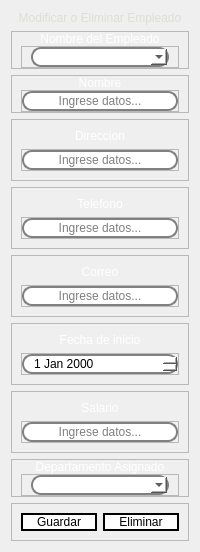
           <widget class="QWidget" name="modificar_eliminar">
            <property name="styleSheet">
             <string notr="true">QLineEdit {
	color: black;
    border: 2px solid gray;
    border-radius: 10px;
    padding: 0 8px;
    background: white;
	placeholder-text-color: #767e89;
}

QComboBox {
	color: black;
    border: 2px solid gray;
    border-radius: 10px;
    padding: 0 8px;
    background: white;
	placeholder-text-color: #767e89;
}

QDateEdit {
	color: black;
    border: 2px solid gray;
    border-radius: 10px;
    padding: 0 8px;
    background: white;
	placeholder-text-color: #767e89;
}

QPushButton{
    border: 2px solid black;
    border-radius: 10px;
    padding: 0 8px;
    background: white;
font: 400 12pt &quot;Lexend&quot;;
}

QLabel{
color: white;
font: 600 12pt &quot;Lexend&quot;
}

QPushButton:hover{
background-color: qlineargradient(spread:pad, x1:0, y1:0, x2:1, y2:0, stop:0 rgba(44, 32, 22, 255), stop:1 rgba(181, 175, 169, 255));

}

QPushButton:pressed {
    background-color: rgb(117, 93, 72); /* El color que quieras al hacer clic */
    border: 2px solid rgb(44, 32, 22);   /* Opcional: cambiar el borde también */
}</string>
            </property>
            <layout class="QVBoxLayout" name="verticalLayout_10" stretch="0,1,1,1,1,1,1,1,1,0">
             <item>
              <widget class="QLabel" name="Titulo">
               <property name="sizePolicy">
                <sizepolicy hsizetype="Preferred" vsizetype="Expanding">
                 <horstretch>0</horstretch>
                 <verstretch>0</verstretch>
                </sizepolicy>
               </property>
               <property name="styleSheet">
                <string notr="true">QLabel{
	color: qlineargradient(spread:pad, x1:0, y1:0, x2:1, y2:0, stop:0 rgba(181, 175, 169, 255), stop:1 rgba(222, 222, 213, 255));
	
	font: 900 20pt &quot;Lexend&quot;;	
}</string>
               </property>
               <property name="text">
                <string>Modificar o Eliminar Empleado</string>
               </property>
               <property name="alignment">
                <set>Qt::AlignCenter</set>
               </property>
              </widget>
             </item>
             <item>
              <widget class="QFrame" name="FrameBuscar">
               <property name="sizePolicy">
                <sizepolicy hsizetype="Preferred" vsizetype="Expanding">
                 <horstretch>0</horstretch>
                 <verstretch>0</verstretch>
                </sizepolicy>
               </property>
               <property name="mouseTracking">
                <bool>false</bool>
               </property>
               <property name="autoFillBackground">
                <bool>false</bool>
               </property>
               <property name="frameShape">
                <enum>QFrame::StyledPanel</enum>
               </property>
               <property name="frameShadow">
                <enum>QFrame::Raised</enum>
               </property>
               <layout class="QVBoxLayout" name="verticalLayout_4" stretch="1,0">
                <property name="spacing">
                 <number>0</number>
                </property>
                <property name="topMargin">
                 <number>0</number>
                </property>
                <property name="bottomMargin">
                 <number>0</number>
                </property>
                <item>
                 <widget class="QLabel" name="label_5">
                  <property name="enabled">
                   <bool>true</bool>
                  </property>
                  <property name="sizePolicy">
                   <sizepolicy hsizetype="Preferred" vsizetype="Fixed">
                    <horstretch>0</horstretch>
                    <verstretch>0</verstretch>
                   </sizepolicy>
                  </property>
                  <property name="text">
                   <string>Nombre del Empleado</string>
                  </property>
                  <property name="alignment">
                   <set>Qt::AlignBottom|Qt::AlignHCenter</set>
                  </property>
                 </widget>
                </item>
                <item>
                 <widget class="QFrame" name="frame_13">
                  <property name="sizePolicy">
                   <sizepolicy hsizetype="Preferred" vsizetype="Fixed">
                    <horstretch>0</horstretch>
                    <verstretch>0</verstretch>
                   </sizepolicy>
                  </property>
                  <property name="frameShape">
                   <enum>QFrame::StyledPanel</enum>
                  </property>
                  <property name="frameShadow">
                   <enum>QFrame::Raised</enum>
                  </property>
                  <layout class="QHBoxLayout" name="horizontalLayout_12">
                   <property name="topMargin">
                    <number>0</number>
                   </property>
                   <property name="bottomMargin">
                    <number>0</number>
                   </property>
                   <item>
                    <widget class="QComboBox" name="cbx_seleccionar_empleado">
                     <property name="maximumSize">
                      <size>
                       <width>300</width>
                       <height>30</height>
                      </size>
                     </property>
                    </widget>
                   </item>
                  </layout>
                 </widget>
                </item>
               </layout>
              </widget>
             </item>
             <item>
              <widget class="QFrame" name="frame_update1">
               <property name="sizePolicy">
                <sizepolicy hsizetype="Preferred" vsizetype="Expanding">
                 <horstretch>0</horstretch>
                 <verstretch>0</verstretch>
                </sizepolicy>
               </property>
               <property name="frameShape">
                <enum>QFrame::StyledPanel</enum>
               </property>
               <property name="frameShadow">
                <enum>QFrame::Raised</enum>
               </property>
               <layout class="QVBoxLayout" name="verticalLayout_9">
                <property name="spacing">
                 <number>0</number>
                </property>
                <property name="topMargin">
                 <number>0</number>
                </property>
                <property name="bottomMargin">
                 <number>0</number>
                </property>
                <item>
                 <widget class="QLabel" name="label_15">
                  <property name="sizePolicy">
                   <sizepolicy hsizetype="Expanding" vsizetype="Fixed">
                    <horstretch>0</horstretch>
                    <verstretch>0</verstretch>
                   </sizepolicy>
                  </property>
                  <property name="text">
                   <string>Nombre</string>
                  </property>
                  <property name="textFormat">
                   <enum>Qt::AutoText</enum>
                  </property>
                  <property name="alignment">
                   <set>Qt::AlignCenter</set>
                  </property>
                 </widget>
                </item>
                <item>
                 <widget class="QFrame" name="frame_21">
                  <property name="sizePolicy">
                   <sizepolicy hsizetype="Preferred" vsizetype="Fixed">
                    <horstretch>0</horstretch>
                    <verstretch>0</verstretch>
                   </sizepolicy>
                  </property>
                  <property name="frameShape">
                   <enum>QFrame::StyledPanel</enum>
                  </property>
                  <property name="frameShadow">
                   <enum>QFrame::Raised</enum>
                  </property>
                  <layout class="QHBoxLayout" name="horizontalLayout_19" stretch="0">
                   <property name="spacing">
                    <number>0</number>
                   </property>
                   <property name="leftMargin">
                    <number>0</number>
                   </property>
                   <property name="topMargin">
                    <number>0</number>
                   </property>
                   <property name="rightMargin">
                    <number>0</number>
                   </property>
                   <property name="bottomMargin">
                    <number>0</number>
                   </property>
                   <item>
                    <widget class="QLineEdit" name="m_nombre">
                     <property name="sizePolicy">
                      <sizepolicy hsizetype="Preferred" vsizetype="Fixed">
                       <horstretch>0</horstretch>
                       <verstretch>0</verstretch>
                      </sizepolicy>
                     </property>
                     <property name="maximumSize">
                      <size>
                       <width>300</width>
                       <height>16777215</height>
                      </size>
                     </property>
                     <property name="styleSheet">
                      <string notr="true"/>
                     </property>
                     <property name="alignment">
                      <set>Qt::AlignCenter</set>
                     </property>
                     <property name="placeholderText">
                      <string>Ingrese datos...</string>
                     </property>
                    </widget>
                   </item>
                  </layout>
                 </widget>
                </item>
               </layout>
              </widget>
             </item>
             <item>
              <widget class="QFrame" name="frame_update2">
               <property name="sizePolicy">
                <sizepolicy hsizetype="Preferred" vsizetype="Expanding">
                 <horstretch>0</horstretch>
                 <verstretch>0</verstretch>
                </sizepolicy>
               </property>
               <property name="frameShape">
                <enum>QFrame::StyledPanel</enum>
               </property>
               <property name="frameShadow">
                <enum>QFrame::Raised</enum>
               </property>
               <layout class="QVBoxLayout" name="verticalLayout_8">
                <item>
                 <widget class="QLabel" name="label_9">
                  <property name="sizePolicy">
                   <sizepolicy hsizetype="Expanding" vsizetype="Fixed">
                    <horstretch>0</horstretch>
                    <verstretch>0</verstretch>
                   </sizepolicy>
                  </property>
                  <property name="text">
                   <string>Direccion</string>
                  </property>
                  <property name="textFormat">
                   <enum>Qt::AutoText</enum>
                  </property>
                  <property name="alignment">
                   <set>Qt::AlignCenter</set>
                  </property>
                 </widget>
                </item>
                <item>
                 <widget class="QFrame" name="frame_15">
                  <property name="sizePolicy">
                   <sizepolicy hsizetype="Preferred" vsizetype="Fixed">
                    <horstretch>0</horstretch>
                    <verstretch>0</verstretch>
                   </sizepolicy>
                  </property>
                  <property name="frameShape">
                   <enum>QFrame::StyledPanel</enum>
                  </property>
                  <property name="frameShadow">
                   <enum>QFrame::Raised</enum>
                  </property>
                  <layout class="QHBoxLayout" name="horizontalLayout_9" stretch="0">
                   <property name="spacing">
                    <number>0</number>
                   </property>
                   <property name="leftMargin">
                    <number>0</number>
                   </property>
                   <property name="topMargin">
                    <number>0</number>
                   </property>
                   <property name="rightMargin">
                    <number>0</number>
                   </property>
                   <property name="bottomMargin">
                    <number>0</number>
                   </property>
                   <item>
                    <widget class="QLineEdit" name="m_direccion">
                     <property name="sizePolicy">
                      <sizepolicy hsizetype="Preferred" vsizetype="Maximum">
                       <horstretch>0</horstretch>
                       <verstretch>0</verstretch>
                      </sizepolicy>
                     </property>
                     <property name="maximumSize">
                      <size>
                       <width>300</width>
                       <height>16777215</height>
                      </size>
                     </property>
                     <property name="styleSheet">
                      <string notr="true"/>
                     </property>
                     <property name="alignment">
                      <set>Qt::AlignCenter</set>
                     </property>
                     <property name="placeholderText">
                      <string>Ingrese datos...</string>
                     </property>
                    </widget>
                   </item>
                  </layout>
                 </widget>
                </item>
               </layout>
              </widget>
             </item>
             <item>
              <widget class="QFrame" name="frame_update3">
               <property name="sizePolicy">
                <sizepolicy hsizetype="Preferred" vsizetype="Expanding">
                 <horstretch>0</horstretch>
                 <verstretch>0</verstretch>
                </sizepolicy>
               </property>
               <property name="frameShape">
                <enum>QFrame::StyledPanel</enum>
               </property>
               <property name="frameShadow">
                <enum>QFrame::Raised</enum>
               </property>
               <layout class="QVBoxLayout" name="verticalLayout_18">
                <item>
                 <widget class="QLabel" name="label_14">
                  <property name="sizePolicy">
                   <sizepolicy hsizetype="Expanding" vsizetype="Fixed">
                    <horstretch>0</horstretch>
                    <verstretch>0</verstretch>
                   </sizepolicy>
                  </property>
                  <property name="text">
                   <string>Telefono</string>
                  </property>
                  <property name="textFormat">
                   <enum>Qt::AutoText</enum>
                  </property>
                  <property name="alignment">
                   <set>Qt::AlignCenter</set>
                  </property>
                 </widget>
                </item>
                <item>
                 <widget class="QFrame" name="frame_20">
                  <property name="sizePolicy">
                   <sizepolicy hsizetype="Preferred" vsizetype="Fixed">
                    <horstretch>0</horstretch>
                    <verstretch>0</verstretch>
                   </sizepolicy>
                  </property>
                  <property name="frameShape">
                   <enum>QFrame::StyledPanel</enum>
                  </property>
                  <property name="frameShadow">
                   <enum>QFrame::Raised</enum>
                  </property>
                  <layout class="QHBoxLayout" name="horizontalLayout_11" stretch="0">
                   <property name="spacing">
                    <number>0</number>
                   </property>
                   <property name="leftMargin">
                    <number>0</number>
                   </property>
                   <property name="topMargin">
                    <number>0</number>
                   </property>
                   <property name="rightMargin">
                    <number>0</number>
                   </property>
                   <property name="bottomMargin">
                    <number>0</number>
                   </property>
                   <item>
                    <widget class="QLineEdit" name="m_telefono">
                     <property name="sizePolicy">
                      <sizepolicy hsizetype="Preferred" vsizetype="Maximum">
                       <horstretch>0</horstretch>
                       <verstretch>0</verstretch>
                      </sizepolicy>
                     </property>
                     <property name="maximumSize">
                      <size>
                       <width>300</width>
                       <height>16777215</height>
                      </size>
                     </property>
                     <property name="styleSheet">
                      <string notr="true"/>
                     </property>
                     <property name="alignment">
                      <set>Qt::AlignCenter</set>
                     </property>
                     <property name="placeholderText">
                      <string>Ingrese datos...</string>
                     </property>
                    </widget>
                   </item>
                  </layout>
                 </widget>
                </item>
               </layout>
              </widget>
             </item>
             <item>
              <widget class="QFrame" name="frame_update4">
               <property name="sizePolicy">
                <sizepolicy hsizetype="Preferred" vsizetype="Expanding">
                 <horstretch>0</horstretch>
                 <verstretch>0</verstretch>
                </sizepolicy>
               </property>
               <property name="frameShape">
                <enum>QFrame::StyledPanel</enum>
               </property>
               <property name="frameShadow">
                <enum>QFrame::Raised</enum>
               </property>
               <layout class="QVBoxLayout" name="verticalLayout_19">
                <item>
                 <widget class="QLabel" name="label_16">
                  <property name="sizePolicy">
                   <sizepolicy hsizetype="Expanding" vsizetype="Fixed">
                    <horstretch>0</horstretch>
                    <verstretch>0</verstretch>
                   </sizepolicy>
                  </property>
                  <property name="text">
                   <string>Correo</string>
                  </property>
                  <property name="textFormat">
                   <enum>Qt::AutoText</enum>
                  </property>
                  <property name="alignment">
                   <set>Qt::AlignCenter</set>
                  </property>
                 </widget>
                </item>
                <item>
                 <widget class="QFrame" name="frame_22">
                  <property name="sizePolicy">
                   <sizepolicy hsizetype="Preferred" vsizetype="Fixed">
                    <horstretch>0</horstretch>
                    <verstretch>0</verstretch>
                   </sizepolicy>
                  </property>
                  <property name="frameShape">
                   <enum>QFrame::StyledPanel</enum>
                  </property>
                  <property name="frameShadow">
                   <enum>QFrame::Raised</enum>
                  </property>
                  <layout class="QHBoxLayout" name="horizontalLayout_20" stretch="0">
                   <property name="spacing">
                    <number>0</number>
                   </property>
                   <property name="leftMargin">
                    <number>0</number>
                   </property>
                   <property name="topMargin">
                    <number>0</number>
                   </property>
                   <property name="rightMargin">
                    <number>0</number>
                   </property>
                   <property name="bottomMargin">
                    <number>0</number>
                   </property>
                   <item>
                    <widget class="QLineEdit" name="m_correo">
                     <property name="sizePolicy">
                      <sizepolicy hsizetype="Preferred" vsizetype="Maximum">
                       <horstretch>0</horstretch>
                       <verstretch>0</verstretch>
                      </sizepolicy>
                     </property>
                     <property name="maximumSize">
                      <size>
                       <width>300</width>
                       <height>16777215</height>
                      </size>
                     </property>
                     <property name="styleSheet">
                      <string notr="true"/>
                     </property>
                     <property name="alignment">
                      <set>Qt::AlignCenter</set>
                     </property>
                     <property name="placeholderText">
                      <string>Ingrese datos...</string>
                     </property>
                    </widget>
                   </item>
                  </layout>
                 </widget>
                </item>
               </layout>
              </widget>
             </item>
             <item>
              <widget class="QFrame" name="frame_update5">
               <property name="sizePolicy">
                <sizepolicy hsizetype="Preferred" vsizetype="Expanding">
                 <horstretch>0</horstretch>
                 <verstretch>0</verstretch>
                </sizepolicy>
               </property>
               <property name="frameShape">
                <enum>QFrame::StyledPanel</enum>
               </property>
               <property name="frameShadow">
                <enum>QFrame::Raised</enum>
               </property>
               <layout class="QVBoxLayout" name="verticalLayout_17">
                <item>
                 <widget class="QLabel" name="label_10">
                  <property name="sizePolicy">
                   <sizepolicy hsizetype="Expanding" vsizetype="Fixed">
                    <horstretch>0</horstretch>
                    <verstretch>0</verstretch>
                   </sizepolicy>
                  </property>
                  <property name="text">
                   <string>Fecha de inicio</string>
                  </property>
                  <property name="textFormat">
                   <enum>Qt::AutoText</enum>
                  </property>
                  <property name="alignment">
                   <set>Qt::AlignCenter</set>
                  </property>
                 </widget>
                </item>
                <item>
                 <widget class="QFrame" name="frame_17">
                  <property name="sizePolicy">
                   <sizepolicy hsizetype="Preferred" vsizetype="Fixed">
                    <horstretch>0</horstretch>
                    <verstretch>0</verstretch>
                   </sizepolicy>
                  </property>
                  <property name="frameShape">
                   <enum>QFrame::StyledPanel</enum>
                  </property>
                  <property name="frameShadow">
                   <enum>QFrame::Raised</enum>
                  </property>
                  <layout class="QHBoxLayout" name="horizontalLayout_18" stretch="0">
                   <property name="spacing">
                    <number>0</number>
                   </property>
                   <property name="leftMargin">
                    <number>0</number>
                   </property>
                   <property name="topMargin">
                    <number>0</number>
                   </property>
                   <property name="rightMargin">
                    <number>0</number>
                   </property>
                   <property name="bottomMargin">
                    <number>0</number>
                   </property>
                   <item>
                    <widget class="QDateEdit" name="m_fecha_inicio">
                     <property name="sizePolicy">
                      <sizepolicy hsizetype="Preferred" vsizetype="Fixed">
                       <horstretch>0</horstretch>
                       <verstretch>0</verstretch>
                      </sizepolicy>
                     </property>
                     <property name="maximumSize">
                      <size>
                       <width>300</width>
                       <height>16777215</height>
                      </size>
                     </property>
                    </widget>
                   </item>
                  </layout>
                 </widget>
                </item>
               </layout>
              </widget>
             </item>
             <item>
              <widget class="QFrame" name="frame_update6">
               <property name="sizePolicy">
                <sizepolicy hsizetype="Preferred" vsizetype="Expanding">
                 <horstretch>0</horstretch>
                 <verstretch>0</verstretch>
                </sizepolicy>
               </property>
               <property name="frameShape">
                <enum>QFrame::StyledPanel</enum>
               </property>
               <property name="frameShadow">
                <enum>QFrame::Raised</enum>
               </property>
               <layout class="QVBoxLayout" name="verticalLayout_20">
                <item>
                 <widget class="QLabel" name="label_17">
                  <property name="sizePolicy">
                   <sizepolicy hsizetype="Expanding" vsizetype="Fixed">
                    <horstretch>0</horstretch>
                    <verstretch>0</verstretch>
                   </sizepolicy>
                  </property>
                  <property name="text">
                   <string>Salario</string>
                  </property>
                  <property name="textFormat">
                   <enum>Qt::AutoText</enum>
                  </property>
                  <property name="alignment">
                   <set>Qt::AlignCenter</set>
                  </property>
                 </widget>
                </item>
                <item>
                 <widget class="QFrame" name="frame_23">
                  <property name="sizePolicy">
                   <sizepolicy hsizetype="Preferred" vsizetype="Fixed">
                    <horstretch>0</horstretch>
                    <verstretch>0</verstretch>
                   </sizepolicy>
                  </property>
                  <property name="frameShape">
                   <enum>QFrame::StyledPanel</enum>
                  </property>
                  <property name="frameShadow">
                   <enum>QFrame::Raised</enum>
                  </property>
                  <layout class="QHBoxLayout" name="horizontalLayout_21" stretch="0">
                   <property name="spacing">
                    <number>0</number>
                   </property>
                   <property name="leftMargin">
                    <number>0</number>
                   </property>
                   <property name="topMargin">
                    <number>0</number>
                   </property>
                   <property name="rightMargin">
                    <number>0</number>
                   </property>
                   <property name="bottomMargin">
                    <number>0</number>
                   </property>
                   <item>
                    <widget class="QLineEdit" name="m_salario">
                     <property name="sizePolicy">
                      <sizepolicy hsizetype="Preferred" vsizetype="Maximum">
                       <horstretch>0</horstretch>
                       <verstretch>0</verstretch>
                      </sizepolicy>
                     </property>
                     <property name="maximumSize">
                      <size>
                       <width>300</width>
                       <height>16777215</height>
                      </size>
                     </property>
                     <property name="styleSheet">
                      <string notr="true"/>
                     </property>
                     <property name="alignment">
                      <set>Qt::AlignCenter</set>
                     </property>
                     <property name="placeholderText">
                      <string>Ingrese datos...</string>
                     </property>
                    </widget>
                   </item>
                  </layout>
                 </widget>
                </item>
               </layout>
              </widget>
             </item>
             <item>
              <widget class="QFrame" name="frame_update7">
               <property name="sizePolicy">
                <sizepolicy hsizetype="Preferred" vsizetype="Expanding">
                 <horstretch>0</horstretch>
                 <verstretch>0</verstretch>
                </sizepolicy>
               </property>
               <property name="mouseTracking">
                <bool>false</bool>
               </property>
               <property name="autoFillBackground">
                <bool>false</bool>
               </property>
               <property name="styleSheet">
                <string notr="true">QComboBox {
    border: 2px solid gray;
    border-radius: 10px;
    padding: 0 8px;
    background: white;
	placeholder-text-color: #767e89;
}</string>
               </property>
               <property name="frameShape">
                <enum>QFrame::StyledPanel</enum>
               </property>
               <property name="frameShadow">
                <enum>QFrame::Raised</enum>
               </property>
               <layout class="QVBoxLayout" name="verticalLayout_16" stretch="0,0">
                <property name="spacing">
                 <number>0</number>
                </property>
                <property name="topMargin">
                 <number>0</number>
                </property>
                <property name="bottomMargin">
                 <number>0</number>
                </property>
                <item>
                 <widget class="QLabel" name="label_13">
                  <property name="enabled">
                   <bool>true</bool>
                  </property>
                  <property name="sizePolicy">
                   <sizepolicy hsizetype="Preferred" vsizetype="Fixed">
                    <horstretch>0</horstretch>
                    <verstretch>0</verstretch>
                   </sizepolicy>
                  </property>
                  <property name="text">
                   <string>Departamento Asignado</string>
                  </property>
                  <property name="alignment">
                   <set>Qt::AlignBottom|Qt::AlignHCenter</set>
                  </property>
                 </widget>
                </item>
                <item>
                 <widget class="QFrame" name="frame_19">
                  <property name="sizePolicy">
                   <sizepolicy hsizetype="Preferred" vsizetype="Fixed">
                    <horstretch>0</horstretch>
                    <verstretch>0</verstretch>
                   </sizepolicy>
                  </property>
                  <property name="frameShape">
                   <enum>QFrame::StyledPanel</enum>
                  </property>
                  <property name="frameShadow">
                   <enum>QFrame::Raised</enum>
                  </property>
                  <layout class="QHBoxLayout" name="horizontalLayout_17">
                   <property name="topMargin">
                    <number>0</number>
                   </property>
                   <property name="bottomMargin">
                    <number>0</number>
                   </property>
                   <item>
                    <widget class="QComboBox" name="m_dpto_asig">
                     <property name="maximumSize">
                      <size>
                       <width>300</width>
                       <height>30</height>
                      </size>
                     </property>
                     <property name="styleSheet">
                      <string notr="true">QComboBox {
    border: 2px solid gray;
    border-radius: 10px;
    padding: 0 8px;
    background: white;
	placeholder-text-color: #767e89;
}</string>
                     </property>
                    </widget>
                   </item>
                  </layout>
                 </widget>
                </item>
               </layout>
              </widget>
             </item>
             <item>
              <widget class="QFrame" name="FrameUpdate">
               <property name="sizePolicy">
                <sizepolicy hsizetype="Preferred" vsizetype="Expanding">
                 <horstretch>0</horstretch>
                 <verstretch>0</verstretch>
                </sizepolicy>
               </property>
               <property name="styleSheet">
                <string notr="true">QPushButton{
    border: 2px solid black;
    border-radius: 10px;
    padding: 0 8px;
    background: white;
font: 400 12pt &quot;Lexend&quot;;
color: black;
}

QPushButton:hover{
background-color: qlineargradient(spread:pad, x1:0, y1:0, x2:1, y2:0, stop:0 rgba(44, 32, 22, 255), stop:1 rgba(181, 175, 169, 255));

}

QPushButton:pressed {
    background-color: rgb(117, 93, 72); /* El color que quieras al hacer clic */
    border: 2px solid rgb(44, 32, 22);   /* Opcional: cambiar el borde también */
}
</string>
               </property>
               <property name="frameShape">
                <enum>QFrame::StyledPanel</enum>
               </property>
               <property name="frameShadow">
                <enum>QFrame::Raised</enum>
               </property>
               <layout class="QHBoxLayout" name="horizontalLayout_8">
                <item>
                 <widget class="QPushButton" name="btn_guardar_mod">
                  <property name="sizePolicy">
                   <sizepolicy hsizetype="Preferred" vsizetype="Fixed">
                    <horstretch>0</horstretch>
                    <verstretch>0</verstretch>
                   </sizepolicy>
                  </property>
                  <property name="maximumSize">
                   <size>
                    <width>150</width>
                    <height>16777215</height>
                   </size>
                  </property>
                  <property name="text">
                   <string>Guardar</string>
                  </property>
                 </widget>
                </item>
                <item>
                 <widget class="QPushButton" name="btn_eliminar_mod">
                  <property name="sizePolicy">
                   <sizepolicy hsizetype="Preferred" vsizetype="Fixed">
                    <horstretch>0</horstretch>
                    <verstretch>0</verstretch>
                   </sizepolicy>
                  </property>
                  <property name="maximumSize">
                   <size>
                    <width>150</width>
                    <height>16777215</height>
                   </size>
                  </property>
                  <property name="text">
                   <string>Eliminar</string>
                  </property>
                 </widget>
                </item>
               </layout>
              </widget>
             </item>
            </layout>
           </widget>
